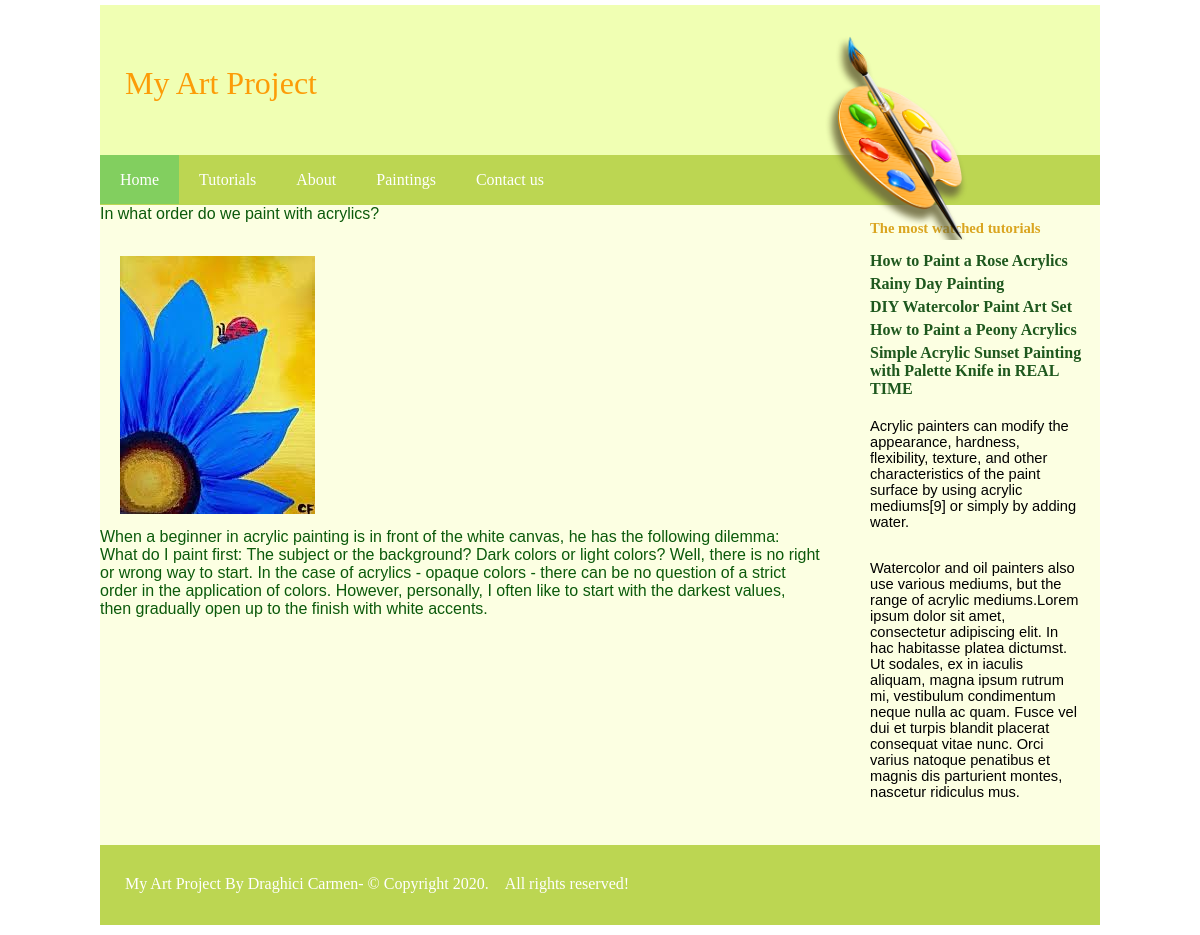
Screenshot of /view.php?id=3 with the database file from the repository.
### tables this page shows
CREATE TABLE `articles` (
  `id_article` int(11) NOT NULL,
  `title` varchar(255) NOT NULL,
  `content` text NOT NULL,
  `img_post` varchar(255) NOT NULL,
  `views` int(11) NOT NULL DEFAULT 0
);

### view.php (the view, shortened to what this page needs)
<?php
    include 'connect.php';
?>
<!DOCTYPE html>
<html lang="en">
<head>
    <link rel="stylesheet" type="text/css" href="css/style.css"/>
</head>
<body>
    <div class="icon"><img src="images/header copy.png" width="200px" height="auto"></div>
    <div class="header"><p>My Art Project</p>
    </div>
    <div class="menu">
        <ul>
            <li class="active"><a href="index.php">Home</a></li>
            <li><a href="tutoriale.php">Tutorials</a></li>
            <li><a href="about.php">About</a></li>
            <li><a href="tablouri.php">Paintings</a></li>
            <li><a href="propune.php">Contact us</a></li>
        </ul>
    </div>
    <div class="all">
    <div class="sidebar">
            <p><a href="#" class="cele">The most watched tutorials</a>
                <ul class="lista">
                <li><b><a href="https://www.youtube.com/watch?time_continue=6&v=mmwzmVwIu8U&feature=emb_title;">How to Paint a Rose Acrylics</a></b></li>
                    <li><b><a href="https://www.youtube.com/watch?v=zwzBQzj02eo&t=2s;">Rainy Day Painting</a></b></li>
                    <li><b><a href="https://www.youtube.com/watch?v=gcdku9RzkTU">DIY Watercolor Paint Art Set</a></b></li>
                    <li><b><a href="https://www.youtube.com/watch?v=FOz8q6THZyU">How to Paint a Peony Acrylics</a></b></li>
                    <li><b><a href="https://www.youtube.com/watch?v=xwUsfh50NR0">Simple Acrylic Sunset Painting with Palette Knife in REAL TIME</a></b></li>
                </ul>
                <p>Acrylic painters can modify the appearance, hardness, flexibility, texture, and other characteristics of the paint surface by using acrylic mediums[9] or simply by adding water.</p><p> Watercolor and oil painters also use various mediums, but the range of acrylic mediums.Lorem ipsum dolor sit amet, consectetur adipiscing elit. In hac habitasse platea dictumst. Ut sodales, ex in iaculis aliquam, magna ipsum rutrum mi, vestibulum condimentum neque nulla ac quam. Fusce vel dui et turpis blandit placerat consequat vitae nunc. Orci varius natoque penatibus et magnis dis parturient montes, nascetur ridiculus mus. </p>
        </p>
    </div>
    <div class="content">
        <?php
        $id=(int)$_GET['id'];
        $sql = "SELECT *FROM articles WHERE id_article='{$id}'";
        $result = mysqli_query($con, $sql);
        while ($row = $result->fetch_assoc()) {
        echo $row['title']. '<br> <br>';
        echo '<p><img src="'.$row['img_post'].'"></p>';
        echo $row['content'];
    }
        ?>
    </div>
    <div class="footer">
    <p>My Art Project By Draghici Carmen- &copy; Copyright 2020.&nbsp;&nbsp;&nbsp;&nbsp;All rights reserved!</p>
        </div>
</body>
</html>

### css/style.css (style rules this page uses)
* { padding:0; margin: 0; }
body { margin:0; padding:0; }
.header { width:1000px; margin:5px auto 0 auto; height: 150px; background: #f0ffb3; padding: 0; }
.header p { font-family: Myriad Pro; font-weight: blod; color: #fc9c08; font-size: 24pt; padding-top: 45pt; padding-left: 25px; }
.menu { width: 1000px; height: 50px; background: #bcd652; margin: 0 auto; }
.menu ul { list-style: none; }
.menu ul li { float: left; padding: 15.5px 20px; display: block; }
.menu ul li a { text-decoration: none; color: #fff; font-family: Myriad Pro; font-size: 12pt; display: block; }
.icon { position: absolute; z-index: 999999999999; width: 150px; height: auto; margin-left: 800px; margin-top: 30px; padding: 0; }
.content { text-decoration: none; color: rgb(11, 90, 11); width: 720px; font-family: Arial, Helvetica, sans-serif; font-size: 12pt; background: #fcffe2; }
.content p { padding: 15px 35px 10px 20px; }
.sidebar { float: right; width: 250px; }
.sidebar p { padding: 15px 20px; font-family: Arial, Helvetica, sans-serif; font-size: 11pt; }
.all { width: 1000px; margin: 0 auto; background: #fcffe2; }
.cele { text-decoration: none; color: goldenrod; text-align: center; font-weight: bold; font-family: Myriad Pro; }
.lista { padding-left: 20px; text-decoration: none; list-style: none; }
.lista li { padding-bottom: 5px; }
.lista a { color: rgb(30, 88, 30); text-decoration: none; }
.footer { width: 1000px; height: 80px; background: #bcd652; margin: 0 auto; margin-bottom: 10px; clear: both; }
.footer p { color:#fff; font-family: Myriad Pro; font-size: 12pt; padding-left: 25px; padding-top: 30px; }
.active { background: #82cf5f; }

### rows the page displays
articles: title "In what order do we paint with acrylics?", img_post (picture), content "When a beginner in acrylic painting is in front of the white canvas, he has the following dilemma: What do I paint first: The subject or the background? Dark colors or light colors? Well, there is no right or wrong way to start. In the case of acrylics - opaque colors - there can be no question of a strict order in the application of colors. However, personally, I often like to start with the darkest values, then gradually open up to the finish with white accents."
